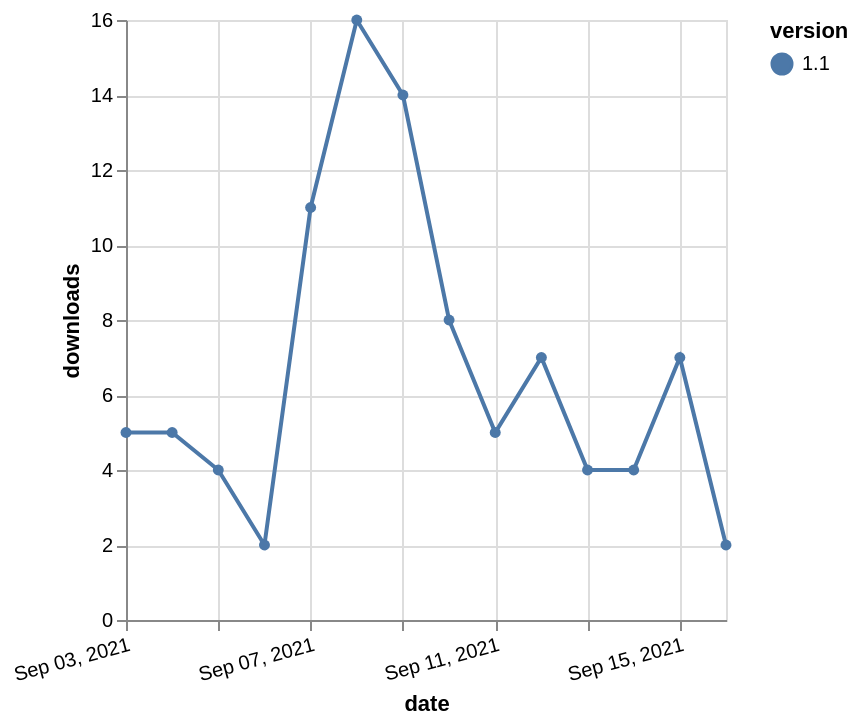

Vega-Lite specification stored for this chart:
### Vega-Lite specification from a JSON file in a GitHub repository (floating-point values rounded to 4 significant figures)
{"$schema": "https://vega.github.io/schema/vega-lite/v5.json", "description": "A simple bar chart with embedded data.", "data": {"values": [{"date": "2021-09-03", "total": 20025, "delta": 5, "version": "1.1"}, {"date": "2021-09-04", "total": 20030, "delta": 5, "version": "1.1"}, {"date": "2021-09-05", "total": 20034, "delta": 4, "version": "1.1"}, {"date": "2021-09-06", "total": 20036, "delta": 2, "version": "1.1"}, {"date": "2021-09-07", "total": 20047, "delta": 11, "version": "1.1"}, {"date": "2021-09-08", "total": 20063, "delta": 16, "version": "1.1"}, {"date": "2021-09-09", "total": 20077, "delta": 14, "version": "1.1"}, {"date": "2021-09-10", "total": 20085, "delta": 8, "version": "1.1"}, {"date": "2021-09-11", "total": 20090, "delta": 5, "version": "1.1"}, {"date": "2021-09-12", "total": 20097, "delta": 7, "version": "1.1"}, {"date": "2021-09-13", "total": 20101, "delta": 4, "version": "1.1"}, {"date": "2021-09-14", "total": 20105, "delta": 4, "version": "1.1"}, {"date": "2021-09-15", "total": 20112, "delta": 7, "version": "1.1"}, {"date": "2021-09-16", "total": 20114, "delta": 2, "version": "1.1"}]}, "width": "container", "mark": {"type": "line", "point": {"filled": true}}, "encoding": {"x": {"field": "date", "type": "temporal", "timeUnit": "yearmonthdate", "title": "date", "axis": {"labelAngle": -15}}, "y": {"field": "delta", "type": "quantitative", "title": "downloads"}, "color": {"field": "version", "type": "nominal"}, "tooltip": {"field": "delta"}}}
